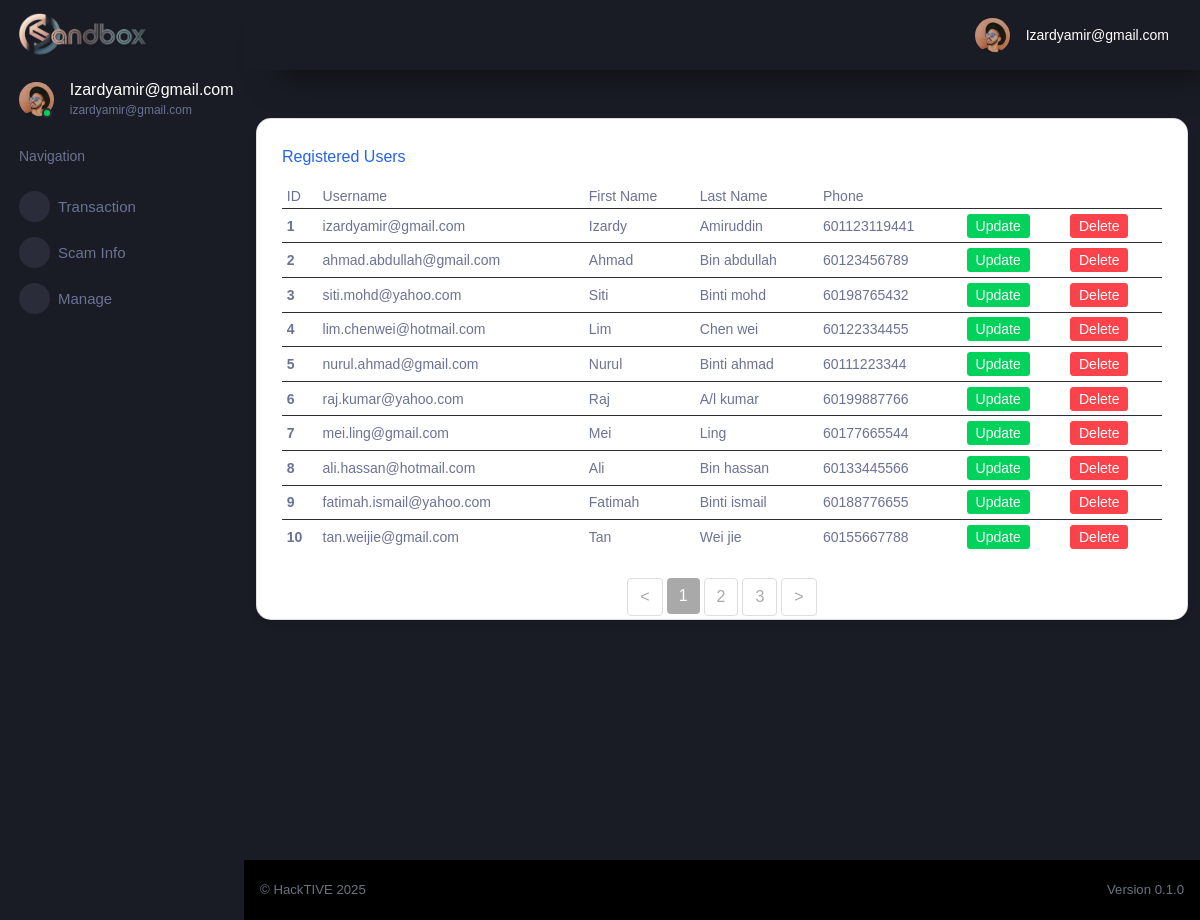
/auth/registered_users (signed in), run on the app's committed database.
### tables this page shows
CREATE TABLE "cif" (
	"id"	INTEGER UNIQUE,
	"username"	TEXT NOT NULL UNIQUE,
	"password"	TEXT,
	"firstname"	TEXT,
	"lastname"	TEXT,
	"gender"	TEXT,
	"dob"	TEXT,
	"ic"	INTEGER UNIQUE,
	"phone"	INTEGER,
	"old_email"	TEXT,
	"email"	TEXT UNIQUE,
	"address1"	NUMERIC,
	"address2"	TEXT,
	"postcode"	TEXT,
	"area"	TEXT,
	"state"	TEXT,
	"country"	TEXT,
	"productID"	INTEGER,
	"productNAME"	TEXT,
	"accountID"	INTEGER,
	PRIMARY KEY("id" AUTOINCREMENT)
);

### flaskr/auth.py (the view)
@bp.route('/registered_users')
def registered_users():
    if g.user['username']=='izardyamir@gmail.com':
        db = get_db()
        users = db.execute(
            'SELECT *'
            ' FROM cif'
        ).fetchall()
        return render_template('auth/registered-users.html', users=users)
    else:
        id = g.user['id']
        return redirect(url_for('main.index'))

### flaskr/auth.py (called while the page is built)
@bp.before_app_request
def load_logged_in_user():
    user_id = session.get('user_id')
    if user_id is None:
        g.user = None
    else:
        g.user = get_db().execute(
            'SELECT * FROM cif WHERE id = ?', (user_id,)
        ).fetchone()

### flaskr/db.py (called while the page is built)
def get_db():
    if 'db' not in g:
        g.db = sqlite3.connect(
            current_app.config['DATABASE'],
            detect_types=sqlite3.PARSE_DECLTYPES
        )
        g.db.row_factory = sqlite3.Row
    return g.db

### flaskr/templates/auth/registered-users.html (shortened to what this page needs)
{% extends "/layouts/base.html" %}
{% block content %}
<div class="container aligned-middle mt-5 overflow-auto"  scrolling="yes" frameborder="0" style=" width: 100%; height: calc(101vh - 66px)">
  <div class="row">
    <div class="col-md-12 mb-4">
      <div class="card">
        <div class="card-body">
          <h5 class="card-title text-primary">Registered Users</h5>
          <div class="table-responsive-sm">
            <table class="table table-sm mb-4" style="font-size: small;">
              <thead>
                <tr>
                  <th scope="col">ID</th>
                  <th scope="col">Username</th>
                  <th scope="col">First Name</th>
                  <th scope="col">Last Name</th>
                  <th scope="col">Phone</th>
                </tr>
              </thead>
              <tbody id="table-body">
                {% for user in users %}
                <tr>
                  <th scope="row">{{ user['id'] }}</th>
                  <td>{{ user['username'] }}</td>
                  <td>{{ user['firstname'] }}</td>
                  <td>{{ user['lastname'] }}</td>
                  <td>{{ user['phone'] }}</td>
                  <td>
                      <a href="{{ url_for('auth.admin_update',id=user['id']) }}">
                          <button type="submit" class="btn btn-success btn-sm ms-1">Update</button>
                      </a>
                  </td>
                  <td>
                      <a href="">
                        <button type="submit" class="btn btn-danger btn-sm" value="Delete" onclick="return confirm('Are you sure?');">Delete</button>
                      </a>
                  </td>
                </tr>
                {% endfor %}
              </tbody>
            </table>
            <nav>
              <ul class="pagination justify-content-center" id="pagination">
              </ul>
          </div>
        </div>
      </div>
    </div>
  </div>
</div>
{% endblock %}

### flaskr/templates/layouts/base.html (shortened to what this page needs)
<!DOCTYPE html>
<html lang="en">
  <head>
    <link href="https://cdn.jsdelivr.net/npm/@mdi/font@5.x/css/materialdesignicons.min.css" rel="stylesheet">
    <link rel="stylesheet" href="/static/css/css_opt2/style.css">
  </head>
  <body>
    <div class="container-scroller">
      {% include 'includes/sidebar.html' %}
      <div class="container-fluid page-body-wrapper">
        {% include 'includes/navigation.html' %}
        <div class="main-panel">
          {% block content %}{% endblock content %}
          {% include 'includes/footer.html' %}
        </div>
      </div>
    </div>
  </body>
</html>

### flaskr/templates/includes/sidebar.html (shortened to what this page needs)
<nav class="sidebar sidebar-offcanvas" id="sidebar">
    <div class="sidebar-brand-wrapper d-none d-lg-flex align-items-center justify-content-center fixed-top">
      <a class="sidebar-brand brand-logo" href="{{ url_for('main.index') }}"><img src="/static/img/hacktive-team-banner.png" style="width:60%; height:auto; display: block; margin: 0 auto 0 -2px; object-fit: contain;"     alt="logo" /></a>
    </div>
    <ul class="nav">
      <li class="nav-item profile">
        <div class="profile-desc">
          <div class="profile-pic">
            <div class="count-indicator">
              <img class="img-xs rounded-circle " src="/static/img/faces/face15.jpg" alt="">
              <span class="count bg-success"></span>
            </div>
            <div class="profile-name">
              <h5 class="mb-0 font-weight-normal">
                {{ (g.user['username']).capitalize() }}
              </h5>
              <span>
                {{ g.user['username'] }}
              </span>
            </div>
          </div>
        </div>
      </li>
      <li class="nav-item nav-category">
        <span class="nav-link">Navigation</span>
      </li>
      <li class="nav-item menu-items">
        <a class="nav-link" data-toggle="collapse" href="#transaction" aria-expanded="false" aria-controls="transaction">
          <span class="menu-icon">
          </span>
          <span class="menu-title">Transaction</span>
          <i class="menu-arrow"></i>
        </a>
      </li>
      <li class="nav-item menu-items">
        <a class="nav-link" data-toggle="collapse" href="#scam-info" aria-expanded="false" aria-controls="scam-info">
          <span class="menu-icon">
          </span>
          <span class="menu-title">Scam Info</span>
          <i class="menu-arrow"></i>
        </a>
      </li>
      <li class="nav-item menu-items">
        <a class="nav-link" data-toggle="collapse" href="#manage" aria-expanded="false" aria-controls="manage">
          <span class="menu-icon">
          </span>
          <span class="menu-title">Manage</span>
          <i class="menu-arrow"></i>
        </a>
      </li>
    </ul>
  </nav>

### flaskr/templates/includes/navigation.html (shortened to what this page needs)
<nav class="navbar p-0 fixed-top d-flex flex-row">
    <div class="navbar-menu-wrapper flex-grow d-flex align-items-stretch">
      <button class="navbar-toggler navbar-toggler align-self-center" type="button" data-toggle="minimize">
      </button>
      <ul class="navbar-nav navbar-nav-right">
        <li class="nav-item dropdown">
          <a class="nav-link" id="profileDropdown" href="#" data-toggle="dropdown">
            <div class="navbar-profile">
              <img class="img-xs rounded-circle" src="/static/img/faces/face15.jpg" alt="">
              <p class="mb-0 d-none d-sm-block navbar-profile-name">
                {{ (g.user['username']).capitalize() }}
              </p>
            </div>
          </a>
        </li>
      </ul>
    </div>
  </nav>

### flaskr/templates/includes/footer.html
          <footer class="footer">
            <div class="d-sm-flex justify-content-center justify-content-sm-between">
              <span class="text-muted text-center text-sm-left d-block d-sm-inline-block">
                  &copy; HackTIVE 2025
              </span>
              <span class="text-muted float-none float-sm-right d-block mt-1 mt-sm-0 text-center">
                Version 0.1.0
              </span>
            </div>
          </footer>

### flaskr/templates/auth/registered-users.html (style rules this page uses)
.card-body { height: 500px; }
.card { border-radius: 15px; box-shadow: 0 4px 6px rgba(0, 0, 0, 0.1); transition: transform 0.2s ease; background: white; }
.card-body { padding: 1.5rem; }
.text-primary { color: #2563eb !important; }
.text-muted { color: #6b7280 !important; }

### data on the page
cif: username "Izardyamir@gmail.com", user.username "izardyamir@gmail.com", id "1", username "izardyamir@gmail.com", firstname "Izardy", lastname "Amiruddin", phone "601123119441"
cif: id "2", username "ahmad.abdullah@gmail.com", firstname "Ahmad", lastname "Bin abdullah", phone "60123456789"
cif: id "3", username "siti.mohd@yahoo.com", firstname "Siti", lastname "Binti mohd", phone "60198765432"
cif: id "4", username "lim.chenwei@hotmail.com", firstname "Lim", lastname "Chen wei", phone "60122334455"
cif: id "5", username "nurul.ahmad@gmail.com", firstname "Nurul", lastname "Binti ahmad", phone "60111223344"
cif: id "6", username "raj.kumar@yahoo.com", firstname "Raj", lastname "A/l kumar", phone "60199887766"
cif: id "7", username "mei.ling@gmail.com", firstname "Mei", lastname "Ling", phone "60177665544"
cif: id "8", username "ali.hassan@hotmail.com", firstname "Ali", lastname "Bin hassan", phone "60133445566"
cif: id "9", username "fatimah.ismail@yahoo.com", firstname "Fatimah", lastname "Binti ismail", phone "60188776655"
cif: id "10", username "tan.weijie@gmail.com", firstname "Tan", lastname "Wei jie", phone "60155667788"
